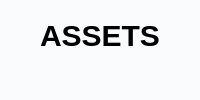
         <widget class="QWidget" name="page_Assets">
          <property name="styleSheet">
           <string notr="true">QWidget{
	background-color:#fafbfd;
    border:0px;
}</string>
          </property>
          <layout class="QVBoxLayout" name="verticalLayout_14">
           <property name="spacing">
            <number>0</number>
           </property>
           <property name="leftMargin">
            <number>0</number>
           </property>
           <property name="topMargin">
            <number>0</number>
           </property>
           <property name="rightMargin">
            <number>0</number>
           </property>
           <property name="bottomMargin">
            <number>0</number>
           </property>
           <item>
            <widget class="QFrame" name="frame_CentralControl_4">
             <property name="styleSheet">
              <string notr="true">QFrame{

	background-color:#fafbfd;
   border:0px;
}</string>
             </property>
             <property name="frameShape">
              <enum>QFrame::StyledPanel</enum>
             </property>
             <property name="frameShadow">
              <enum>QFrame::Raised</enum>
             </property>
             <layout class="QVBoxLayout" name="verticalLayout_13">
              <item>
               <widget class="QFrame" name="frame_4">
                <property name="frameShape">
                 <enum>QFrame::StyledPanel</enum>
                </property>
                <property name="frameShadow">
                 <enum>QFrame::Raised</enum>
                </property>
                <layout class="QHBoxLayout" name="horizontalLayout_10">
                 <item>
                  <widget class="QLabel" name="label_5">
                   <property name="styleSheet">
                    <string notr="true">QLabel{

		font-size:30px;
	    border:0px;
	font-weight: bold;


}</string>
                   </property>
                   <property name="text">
                    <string>ASSETS</string>
                   </property>
                   <property name="alignment">
                    <set>Qt::AlignCenter</set>
                   </property>
                  </widget>
                 </item>
                </layout>
               </widget>
              </item>
              <item>
               <widget class="QFrame" name="frame_CentralBottom_4">
                <property name="frameShape">
                 <enum>QFrame::StyledPanel</enum>
                </property>
                <property name="frameShadow">
                 <enum>QFrame::Raised</enum>
                </property>
                <layout class="QHBoxLayout" name="horizontalLayout_11"/>
               </widget>
              </item>
             </layout>
            </widget>
           </item>
          </layout>
         </widget>
